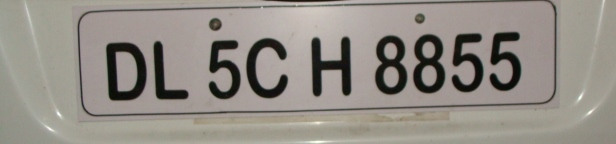
%> input picture CA2/image1.jpg, 616 x 144 px
$ octave p1.m   (GNU Octave 9; MATLAB toolbox functions it lacks are replaced by stand-ins)
%> lines starting %> are read from the running program, lines starting %| are printed output that depends on the picture; in (x1, y1, x2, y2) boxes, pixels count from 0 and x2, y2 are one past the last pixel; in counts of white or black regions, pixels touching at a corner belong together; the program's own positions count from 1
### CA2/mygrayfun.m
function gray_picture = mygrayfun(picture)

    redChannel = picture(:, :, 1);
    greenChannel = picture(:, :, 2);
    blueChannel = picture(:, :, 3);

    gray_picture = 0.299 * redChannel + 0.587 * greenChannel + 0.114 * blueChannel;
end

### CA2/mybinaryfun.m
function binarized_picture = mybinaryfun(gray_picture, threshold)

    [rowNum, colNum] = size(gray_picture);

    binarized_picture = zeros(rowNum, colNum);

    for i = 1:rowNum
        for j = 1:colNum
            if gray_picture(i, j) >= threshold
                binarized_picture(i, j) = 1;
            else
                binarized_picture(i, j) = 0;
            end
        end
    end
end

### CA2/createobject.m
function FINALOBJECT =createobject(picture)
% Find the row and column indices of the foreground pixels
[row, col] = find(picture == 1);
POINTS = [row'; col'];
POINTS_NUM = size(POINTS, 2);

% Initialize the first point
initpoint = POINTS(:, 1);
POINTS(:, 1) = [];
POINTS_NUM = POINTS_NUM - 1;
CurrectObject = [initpoint];
t = 1;

% Loop through until all points are processed
while POINTS_NUM > 0
    [POINTS, newPoints] = close_points(initpoint, POINTS);
    newPoints_len = size(newPoints, 2);
    CurrectObject = [CurrectObject, newPoints];

    % Check for additional connected points
    while newPoints_len > 0
        initpoint = newPoints(:, 1);
        newPoints(:, 1) = [];
        [POINTS, newPoints2] = close_points(initpoint, POINTS);
        CurrectObject = [CurrectObject, newPoints2];
        newPoints = [newPoints, newPoints2];
        newPoints_len = size(newPoints, 2);
    end

    % Store the current object in the final list of objects
    FINALOBJECT{t} = CurrectObject;
    t = t + 1;
    POINTS_NUM = size(POINTS, 2);
    if POINTS_NUM > 0
        initpoint = POINTS(:, 1);
        CurrectObject = initpoint;
    end
end

end

### CA2/close_points.m
function [POINTS,newPoints]=close_points(initpoint,POINTS)

POINTS_NUM=size(POINTS,2);
DIF=repmat(initpoint,1,POINTS_NUM)-POINTS;
DIF=abs(DIF);
ind=find(DIF(1,:)<=1 & DIF(2,:)<=1);
newPoints=POINTS(:,ind);

POINTS(:,ind)=[];
end

### CA2/myremovecom.m
function X = myremovecom(picture, threshold)

FINALOBJECT =createobject(picture)
% Initialize the output matrix
X = zeros(size(picture));

% Loop through all found objects and only keep the ones larger than the threshold
for j = 1:size(FINALOBJECT, 2)
    if size(FINALOBJECT{j}, 2) >= threshold
        for i = 1:size(FINALOBJECT{j}, 2)
            X(FINALOBJECT{j}(1, i), FINALOBJECT{j}(2, i)) = 1;
        end
    end
end

end

### CA2/mysegmentation.m
function [X , FINALOBJECT_LEN] = my_segmentation(picture)

FINALOBJECT = createobject(picture)
FINALOBJECT_LEN = size(FINALOBJECT)
% Initialize the output matrix
X = zeros(size(picture));

% Loop through all found objects and only keep the ones larger than the threshold
for j = 1:size(FINALOBJECT, 2)
    for i = 1:size(FINALOBJECT{j}, 2)
        X(FINALOBJECT{j}(1, i), FINALOBJECT{j}(2, i)) = j;
    end
end

end

### CA2/p1.m

[file, path] = uigetfile('*.jpg; *.png ;*.bmp; *.tif', 'Input MapSet Folder');
%> the answer given: image1.jpg

s=[path,file];
picture = imread(s);
%> picture is the input picture: size 144x616x3 uint8; mean R, G, B 146.4, 141, 133.6
figure

subplot(2,2,1);
imshow(picture);

rowPixels = 300;
colPixels = 500;
resized_picture = imresize(picture, [rowPixels, colPixels]);
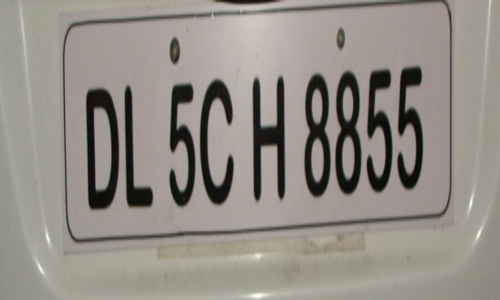
%> resized_picture: size 300x500x3 uint8; mean R, G, B 146.4, 141, 133.6

subplot(2,2,2);
imshow(resized_picture);

gray_picture = mygrayfun(resized_picture); % Replaced with my function
%> in mygrayfun, `redChannel = picture(:, :, 1);`:
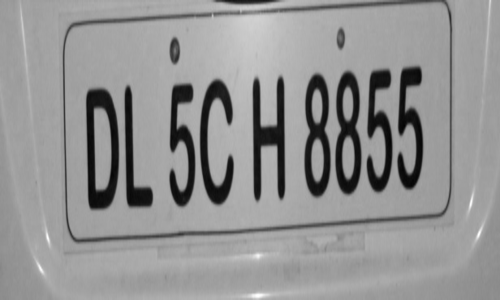
%> redChannel: size 300x500 uint8; min 4, max 255, mean 146.4
%> in mygrayfun, `blueChannel = picture(:, :, 3);`:
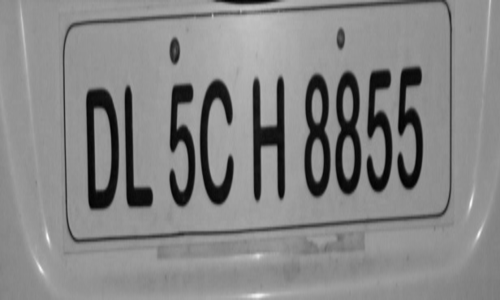
%> blueChannel: size 300x500 uint8; min 1, max 249, mean 133.6

subplot(2,2,3);
imshow(gray_picture);

% threshold = graythresh(gray_picture);
threshold = 128;
binarized_picture = mybinaryfun(gray_picture, threshold); % Replaced with my function
%> after the loop in mybinaryfun, `for i = 1:rowNum`:
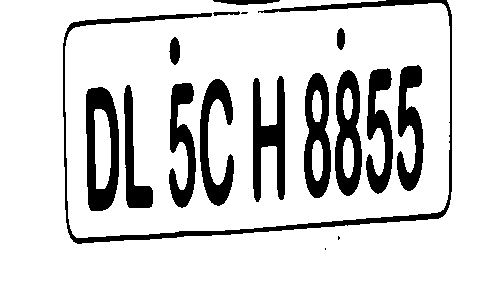
%> binarized_picture: size 300x500 double; values 0 (black) and 1 (white), 84.7% white; 17 black regions (3 under 20 px), largest, box (x1, y1, x2, y2) and area: (63, 0, 452, 244) 4378, (86, 87, 119, 211) 2466, (253, 76, 285, 202) 2222

subplot(2,2,4);
imshow(binarized_picture);

binarized_picture = ~binarized_picture;
lower_threshold = 1000;
cleaned_picture = myremovecom(binarized_picture, lower_threshold);
%> in createobject, `[row, col] = find(picture == 1);`: row = 22925 values from 1 to 250; col = 22925 values from 64 to 452
%> in createobject, `POINTS_NUM = size(POINTS, 2);`: POINTS_NUM = 22925
%> in createobject, `initpoint = POINTS(:, 1);`: initpoint = [44; 64]
%> in createobject, `POINTS_NUM = POINTS_NUM - 1;`: POINTS_NUM = 22924
%> in createobject, `CurrectObject = [initpoint];`: CurrectObject = [44; 64]
%> the loop in createobject, `while POINTS_NUM > 0` made 17 passes
%> (POINTS_NUM, initpoint) on passes 1 to 8: (18547, [95; 87]), (16081, [94; 125]), (14685, [52; 170]), (14457, [175; 170]), (12629, [120; 201]), (10638, [1; 214]), (10402, [14; 214]), (10323, [14; 242])
%> POINTS_NUM on pass 17: 0
%> after the loop in createobject, `while POINTS_NUM > 0`: CurrectObject = 1895 columns, first 8: [157 157 158 156 157 158 159 159; 398 398 398 399 399 399 398 399]; FINALOBJECT = 17 items
%> the loop in myremovecom, `for j = 1:size(FINALOBJECT, 2)` made 17 passes
%> after the loop in myremovecom, `for j = 1:size(FINALOBJECT, 2)`:
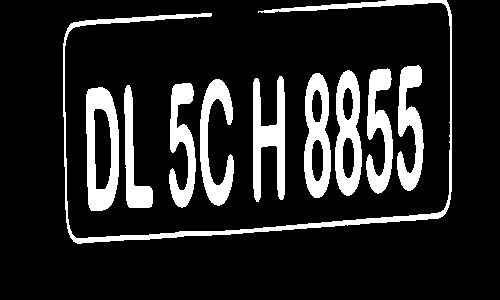
%> X: size 300x500 double; values 0 (black) and 1 (white), 14.8% white; 10 white regions, largest, box (x1, y1, x2, y2) and area: (63, 0, 452, 244) 4378, (86, 87, 119, 211) 2466, (253, 76, 285, 202) 2222
upper_threshold = 2500;
cleaned_picture = cleaned_picture - myremovecom(binarized_picture, upper_threshold);
%> call 2 of myremovecom, with threshold = 2500
%> the loop in createobject (call 2), `while POINTS_NUM > 0` made 17 passes
%> (POINTS_NUM, initpoint) on passes 1 to 8: (18547, [95; 87]), (16081, [94; 125]), (14685, [52; 170]), (14457, [175; 170]), (12629, [120; 201]), (10638, [1; 214]), (10402, [14; 214]), (10323, [14; 242])
%> the loop in myremovecom (call 2), `for j = 1:size(FINALOBJECT, 2)` made 17 passes
%> after the loop in myremovecom (call 2), `for j = 1:size(FINALOBJECT, 2)`:
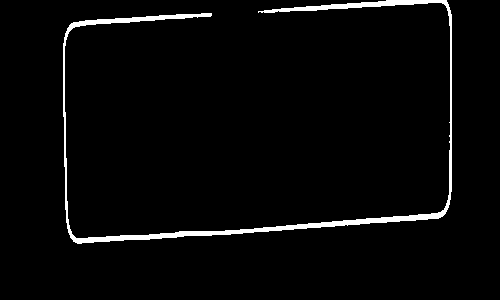
%> X: size 300x500 double; values 0 (black) and 1 (white), 2.9% white; 1 white region, box (x1, y1, x2, y2) and area: (63, 0, 452, 244) 4378
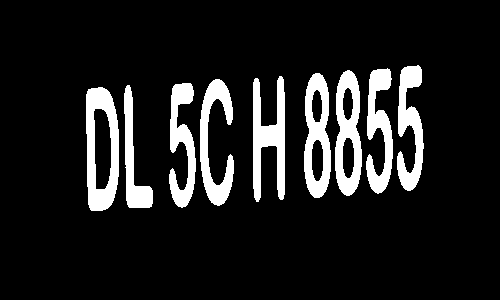
%> cleaned_picture: size 300x500 double; values 0 (black) and 1 (white), 11.9% white; 9 white regions, largest, box (x1, y1, x2, y2) and area: (86, 87, 119, 211) 2466, (253, 76, 285, 202) 2222, (335, 70, 362, 196) 2098
figure
imshow(cleaned_picture);

labeled_picture = mysegmentation(cleaned_picture);
%> (the run ends here)
